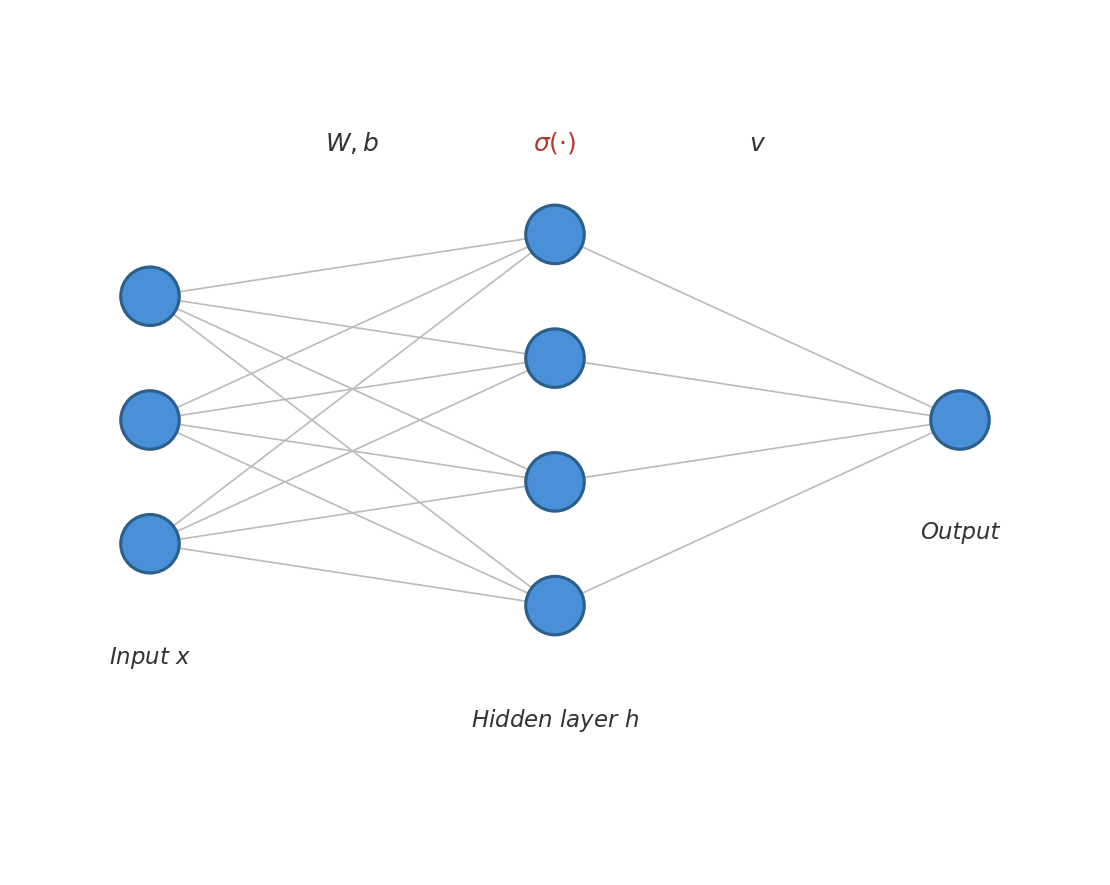

Source code (Python):
import matplotlib.pyplot as plt
import numpy as np

fig, ax = plt.subplots(figsize=(10, 6))

# Layer configuration: (num_nodes, x_position, label)
layers = [
    (3, 0.0, r'Input $x$'),
    (4, 1.8, r'Hidden layer $h$'),
    (1, 3.6, 'Output'),
]

node_radius = 0.13
node_color = '#4A90D9'
edge_color = '#BBBBBB'
spacing = 0.55

# Compute y positions for each layer (centered vertically)
positions = []
for n_nodes, x, label in layers:
    ys = np.linspace(-(n_nodes - 1) / 2 * spacing, (n_nodes - 1) / 2 * spacing, n_nodes)
    positions.append([(x, y) for y in ys])

# Draw edges between consecutive layers
for i in range(len(layers) - 1):
    for (x1, y1) in positions[i]:
        for (x2, y2) in positions[i + 1]:
            ax.plot([x1, x2], [y1, y2], color=edge_color, linewidth=0.8, zorder=1)

# Draw nodes
for layer_pos in positions:
    for (x, y) in layer_pos:
        circle = plt.Circle((x, y), node_radius, color=node_color,
                             ec='#2C5F8A', linewidth=1.5, zorder=2)
        ax.add_patch(circle)

# Draw layer labels below each layer
for idx, (n_nodes, x, label) in enumerate(layers):
    y_bottom = min(y for _, y in positions[idx]) - 0.45
    ax.text(x, y_bottom, label, ha='center', va='top', fontsize=11,
            fontstyle='italic', color='#333333')

# Annotation: W, b between input and hidden
x_mid_1 = (layers[0][1] + layers[1][1]) / 2
y_top_1 = max(max(y for _, y in positions[0]), max(y for _, y in positions[1]))
ax.text(x_mid_1, y_top_1 + 0.35, r'$W, b$',
        ha='center', va='bottom', fontsize=12, color='#333333')

# Annotation: sigma above hidden layer
x_hidden = layers[1][1]
y_top_hidden = max(y for _, y in positions[1])
ax.text(x_hidden, y_top_hidden + 0.35, r'$\sigma(\cdot)$',
        ha='center', va='bottom', fontsize=12, color='#B03A2E')

# Annotation: v between hidden and output
x_mid_2 = (layers[1][1] + layers[2][1]) / 2
y_top_2 = max(max(y for _, y in positions[1]), max(y for _, y in positions[2]))
ax.text(x_mid_2, y_top_2 + 0.35, r'$v$',
        ha='center', va='bottom', fontsize=12, color='#333333')

ax.set_xlim(-0.6, 4.2)
ax.set_ylim(-2.0, 1.8)
ax.set_aspect('equal')
ax.axis('off')

plt.tight_layout()
plt.savefig('assets/why-non-convexity/two-layer-network.png',
            dpi=150, bbox_inches='tight', facecolor='white')
plt.show()
